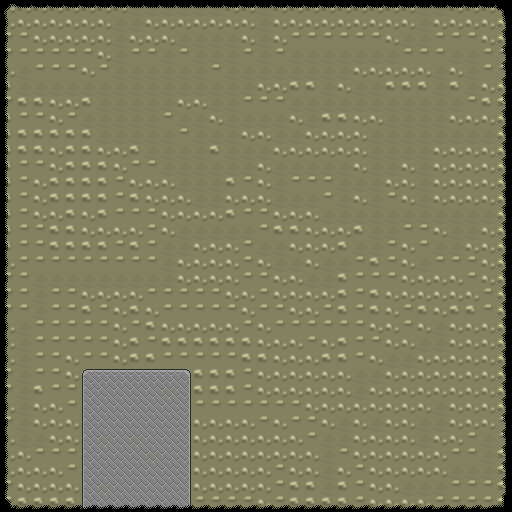

Below is a game level as drawn by its tile map, then a one-line description and the .tmx that defines it (tile-layer data replaced by summaries):
An orthogonal 32x32 tile map with 16x16 px tiles, 3 tile layers (Tile Layer 1, overlay, edge).

<map version="1.0" orientation="orthogonal" width="32" height="32" tilewidth="16" tileheight="16">
 <tileset firstgid="1" name="tileset" tilewidth="16" tileheight="16">
  <image source="../img/tileset.gif" width="128" height="128" />
 </tileset>
 <layer name="Tile Layer 1" width="32" height="32">
  <data>[1024 cells, 1024 non-empty, 3 distinct tile ids]</data>
 </layer>
 <layer name="overlay" width="32" height="32">
  <data>[1024 cells, 412 non-empty, 15 distinct tile ids]</data>
 </layer>
 <layer name="edge" width="32" height="32">
  <data>[1024 cells, 60 non-empty, 2 distinct tile ids]</data>
 </layer>
</map>